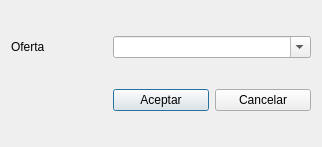
<?xml version="1.0" encoding="UTF-8"?>
<ui version="4.0">
 <class>form_eliminarOferta</class>
 <widget class="QDialog" name="form_eliminarOferta">
  <property name="geometry">
   <rect>
    <x>0</x>
    <y>0</y>
    <width>322</width>
    <height>147</height>
   </rect>
  </property>
  <property name="windowTitle">
   <string>Dialog</string>
  </property>
  <layout class="QGridLayout" name="gridLayout">
   <item row="0" column="0">
    <widget class="QLabel" name="label">
     <property name="text">
      <string>Oferta</string>
     </property>
    </widget>
   </item>
   <item row="0" column="1" colspan="2">
    <widget class="QComboBox" name="comboBox">
     <property name="editable">
      <bool>true</bool>
     </property>
    </widget>
   </item>
   <item row="1" column="1">
    <widget class="QPushButton" name="pushButton">
     <property name="text">
      <string>Aceptar</string>
     </property>
    </widget>
   </item>
   <item row="1" column="2">
    <widget class="QPushButton" name="pushButton_2">
     <property name="text">
      <string>Cancelar</string>
     </property>
    </widget>
   </item>
  </layout>
 </widget>
 <resources/>
 <connections/>
</ui>
